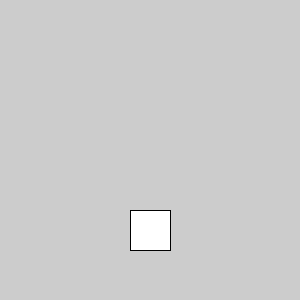
Frame 1 (no input)
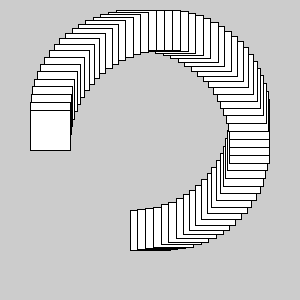
Frame 60 (the mouse pressed at the canvas centre just before this capture)
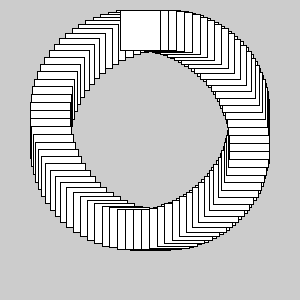
Frame 120 (the mouse held since frame 60 and released just before this capture)

The Processing sketch that drew these frames (run headless with seeded random() and noise(); from frame 60 on, the mouse is pressed at the canvas centre):

// Processing sketch: code6
// ── code6.pde
float x = 0;

void setup(){
  size(300,300);
}

void draw(){
  clear();
  translate(sin(x)*100+150,130 + cos(x) * 100);
  rect(-20, -20, 40, 40);
  x += 0.08;
}
